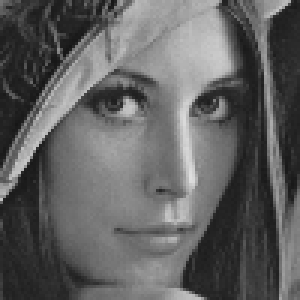
%> input picture Rozdzielczosc/lena100.bmp, 100 x 100 px (shown 3 times larger); the run also reads 1 picture not shown here
$ octave pikselki1.m   (GNU Octave 9; MATLAB toolbox functions it lacks are replaced by stand-ins)
%> lines starting %> are read from the running program, lines starting %| are printed output that depends on the picture; in (x1, y1, x2, y2) boxes, pixels count from 0 and x2, y2 are one past the last pixel; in counts of white or black regions, pixels touching at a corner belong together; the program's own positions count from 1
close all
clear all

A=imread('lena100.bmp')
%> A is the input picture: size 100x100 uint8; min 22, max 222, mean 96.4
B=imresize(A, [200 200], 'nearest')
figure(1)
imshow(A)
figure(2)
imshow(B)

C=imresize(A, [200 200], 'bilinear')
figure(3)
imshow(C)

D=imresize(A, [200 200], 'bicubic')
figure(4)
imshow(D)

E=imread('szachownica.bmp')
figure(5)
imshow(E)

F=imresize(E, [160 160], 'nearest')
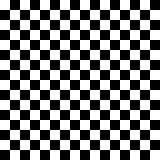
%> F: size 160x160 uint8; 50% white; 1 white region, box (x1, y1, x2, y2) and area: (0, 0, 160, 160) 12800
figure(6)
imshow(F)

G=imresize(E, [160 160], 'bilinear')
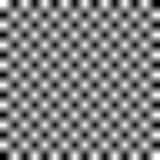
%> G: size 160x160 uint8; min 0, max 255, mean 127.5
figure(7)
imshow(G)

H=imresize(E, [160 160], 'bicubic')
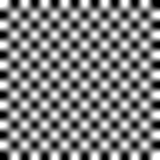
%> H: size 160x160 uint8; min 0, max 255, mean 127.5; mean of the top-left, top-right, bottom-left and bottom-right quarters 127.5, 127.5, 127.5, 127.5
figure(8)
imshow(H)

I=imresize(F, [100 100], 'nearest')
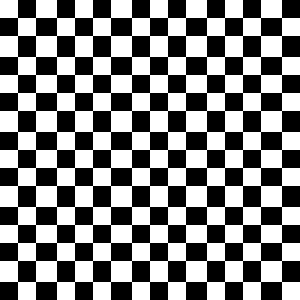
%> I: size 100x100 uint8 (shown 3 times larger); 50.1% white; 1 black region, box (x1, y1, x2, y2) and area: (0, 0, 100, 100) 4992
figure(9)
imshow(I)

J=imresize(G, [100 100], 'bilinear')
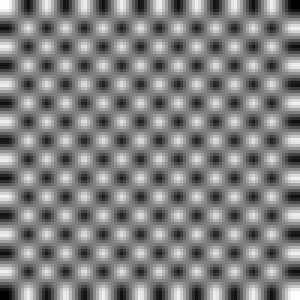
%> J: size 100x100 uint8 (shown 3 times larger); min 0, max 255, mean 127.5
figure(10)
imshow(J)

K=imresize(H, [100 100], 'bicubic')
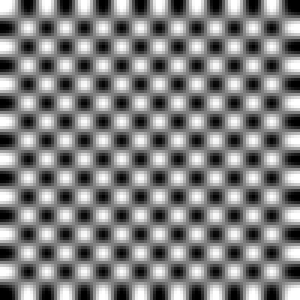
%> K: size 100x100 uint8 (shown 3 times larger); min 0, max 255, mean 127.5; mean of the top-left, top-right, bottom-left and bottom-right quarters 127.5, 127.6, 127.6, 127.5
figure(11)
imshow(K)
